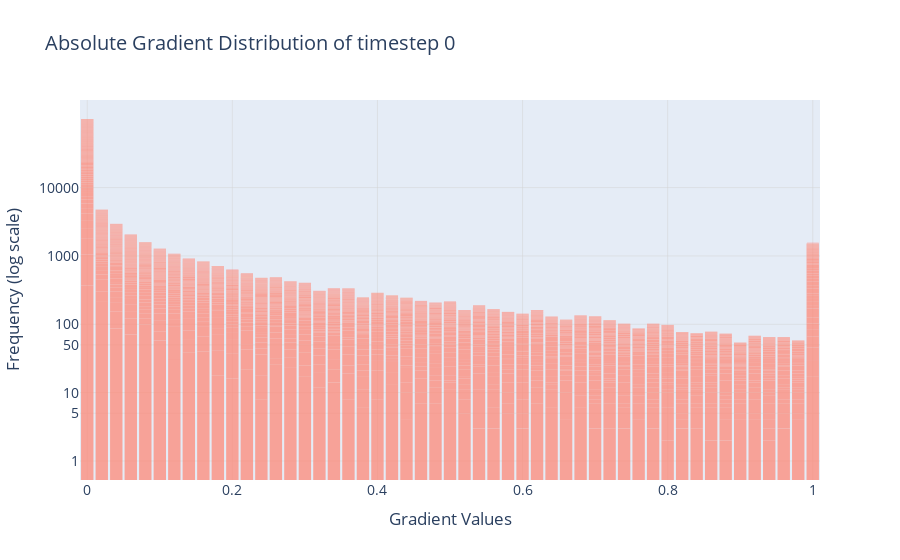

The notebook cell this image was saved under:
### Code cell
import pandas as pd
import plotly.express as px

# Read the first column only from the CSV file
df = pd.read_csv("Gradient dataframe.csv")
df = df.drop(columns=['Unnamed: 0'])
df_sum = df.sum(axis=1)
# Take absolute values
df = df.abs()

# Filter out all zeros
df_filtered = df[df.iloc[:, 0] != 0]

# Create a histogram using Plotly Express
fig = px.histogram(
    df_filtered,
    x=df.columns[:],  # Use the column name as x-axis
    nbins=100,  # Number of bins
    opacity=0.7,  # Set opacity for transparency
    title='Absolute Gradient Distribution of timestep 0',  # Set title
    labels={'count': 'Frequency Gradient Values'},  # Customize labels
    log_y=True,  # Use log scale on y-axis
    color_discrete_sequence=['rgb(255, 132, 113)']
)

# Customize y-axis ticks and labels
fig.update_yaxes(
    tickvals=[1,5, 10, 50, 100, 1000, 10000],  # Specify the values for ticks
    ticktext=['1','5','10', '50', '100', '1000', '10000'],  # Specify the labels for ticks
)

# Customize layout
fig.update_layout(
    showlegend=False,  # Remove legend
    xaxis_title='Gradient Values',  # X-axis label
    yaxis_title='Frequency (log scale)',  # Y-axis label
    bargap=0.1,  # Set gap between bars
    bargroupgap=0.05,  # Set gap between groups of bars
    font=dict(size=14),  # Set font size
    xaxis=dict(showgrid=True, gridwidth=0.5, gridcolor='lightgrey'),  # Customize x-axis grid
    yaxis=dict(type='log', gridwidth=0.5, gridcolor='lightgrey')  # Customize y-axis with log scale
)

# Show the plot
fig.show()
